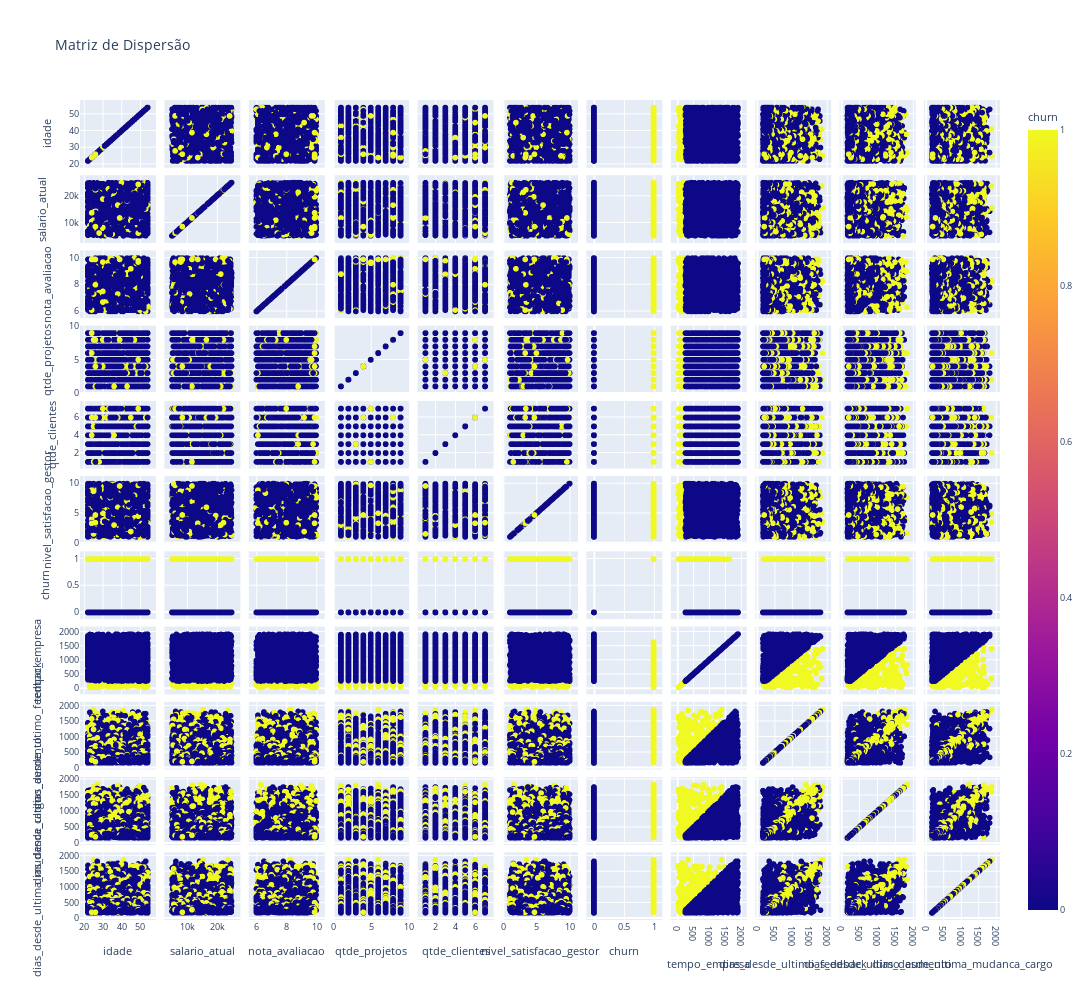

The cell this chart's notebook holds for it:
### Code cell
# Matriz de dispersão
fig = px.scatter_matrix(df_employees,
                        dimensions=numeric_columns,
                        color='churn',
                        title='Matriz de Dispersão')
fig.update_layout(
  width=1200,
  height=1000,
  title_font=dict(size=14),
  font=dict(size=9)
)

fig.show()

### Figure 1 — Plotly figure (JSON) as saved in the notebook; plotly's stock layout.template omitted (floating-point values rounded to 4 significant figures; data arrays with more than 128 entries replaced by an {"elided": "..."} marker saying what was removed)
{"data": [{"dimensions": [{"axis": {"matches": true}, "label": "idade", "values": {"elided": "2000 int values"}}, {"axis": {"matches": true}, "label": "salario_atual", "values": {"elided": "2000 int values"}}, {"axis": {"matches": true}, "label": "nota_avaliacao", "values": {"elided": "2000 float values"}}, {"axis": {"matches": true}, "label": "qtde_projetos", "values": {"elided": "2000 int values"}}, {"axis": {"matches": true}, "label": "qtde_clientes", "values": {"elided": "2000 int values"}}, {"axis": {"matches": true}, "label": "nivel_satisfacao_gestor", "values": {"elided": "2000 float values"}}, {"axis": {"matches": true}, "label": "churn", "values": {"elided": "2000 int values"}}, {"axis": {"matches": true}, "label": "tempo_empresa", "values": {"elided": "2000 int values"}}, {"axis": {"matches": true}, "label": "dias_desde_ultimo_feedback", "values": {"elided": "2000 int values"}}, {"axis": {"matches": true}, "label": "dias_desde_ultimo_aumento", "values": {"elided": "2000 int values"}}, {"axis": {"matches": true}, "label": "dias_desde_ultima_mudanca_cargo", "values": {"elided": "2000 int values"}}], "hovertemplate": "%{xaxis.title.text}=%{x}<br>%{yaxis.title.text}=%{y}<br>churn=%{marker.color}<extra></extra>", "legendgroup": "", "marker": {"color": {"elided": "2000 int values"}, "coloraxis": "coloraxis", "symbol": "circle"}, "name": "", "showlegend": false, "type": "splom"}], "layout": {"coloraxis": {"colorbar": {"title": {"text": "churn"}}, "colorscale": [[0, "#0d0887"], [0.1111, "#46039f"], [0.2222, "#7201a8"], [0.3333, "#9c179e"], [0.4444, "#bd3786"], [0.5556, "#d8576b"], [0.6667, "#ed7953"], [0.7778, "#fb9f3a"], [0.8889, "#fdca26"], [1, "#f0f921"]]}, "dragmode": "select", "font": {"size": 9}, "height": 1000, "legend": {"tracegroupgap": 0}, "title": {"font": {"size": 14}, "text": "Matriz de Dispersão"}, "width": 1200}}
